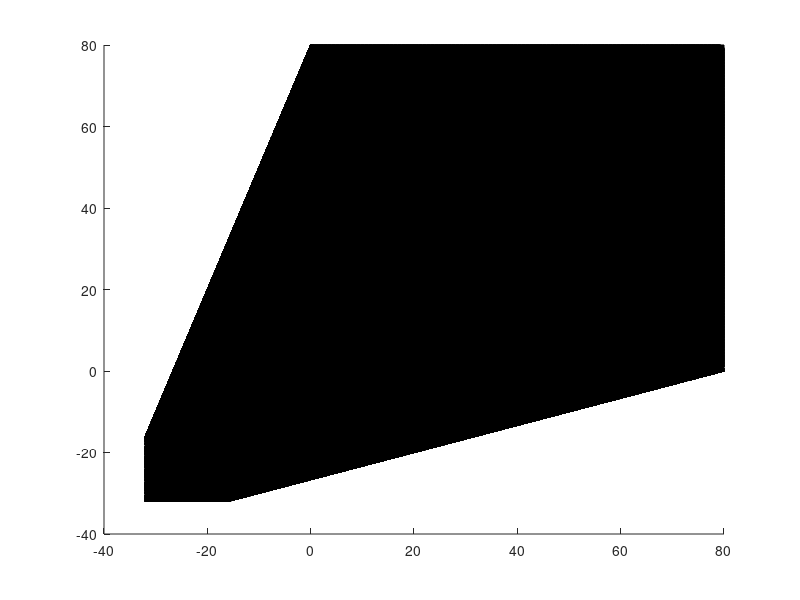

Reproduce this figure in MATLAB. (Note: this script raises an error after producing the figure.)
clear all
close all
addpath ./data
C = 40;
m = 2;
K = (m-1)/(m+1);
K = sind(30);

mc  = @(x1, x2, x3) max(cat(4,abs(x1-x2) - K*(x1+x2),...
    abs(x2-x3)- K*(x2+x3),...
    abs(x1-x3)- K*(x1+x3),...
    (0.2*C-x3),...
    (0.2*C-x1),...
    (0.2*C-x2)...
),[],4);

x1 = C*linspace(-2, 2, 201);
x2 = C*linspace(-2, 2, 201);
x3 = C*linspace(-2, 2, 201);
[X1, X2, X3] = meshgrid(x1, x2, x3);
%% Figure 1a
figure
p = patch(isosurface(X1,X2,X3,mc(X1, X2, X3),C));
isonormals(X1,X2,X3,mc(X1, X2, X3),p)
p.FaceColor = [0 0.5 0.5];
p.EdgeColor = 'none';
p.FaceAlpha = 0.7;
daspect([1 1 1])
view(3); 
axis tight
camlight(0,30)
lighting gouraud
hold on,
plot3(x1(30:end),x2(30:end),x3(30:end),'LineWidth',2,'Color','k')
xlabel('\sigma_1 (MPa)'),ylabel('\sigma_2'),zlabel('\sigma_3 (MPa)')
grid off, box on, view(20,30)
set(gcf,'PaperUnits','inches','PaperPosition',[0 0 4 4]),
print('fig\Fig1a','-painters','-depsc','-r600'),
%% Figure 1b
ind = find(p.Vertices(:,2)==0);
s_n = (p.Vertices(ind,1)+p.Vertices(ind,3))/2;
tau_m = (p.Vertices(ind,1)-p.Vertices(ind,3))/2;
s_n(tau_m<0)=[];
tau_m(tau_m<0)=[];
figure,
plot(s_n,tau_m,'-','Color',[0 0.5 0.5],'LineWidth',1.5), axis equal, axis([min(s_n),40,0,40]) 
xlabel('\sigma_n (MPa)'),ylabel('\tau (MPa)')
set(gcf,'PaperUnits','inches','PaperPosition',[0 0 4 3]),
print('fig\Fig1b','-depsc','-r600'),
